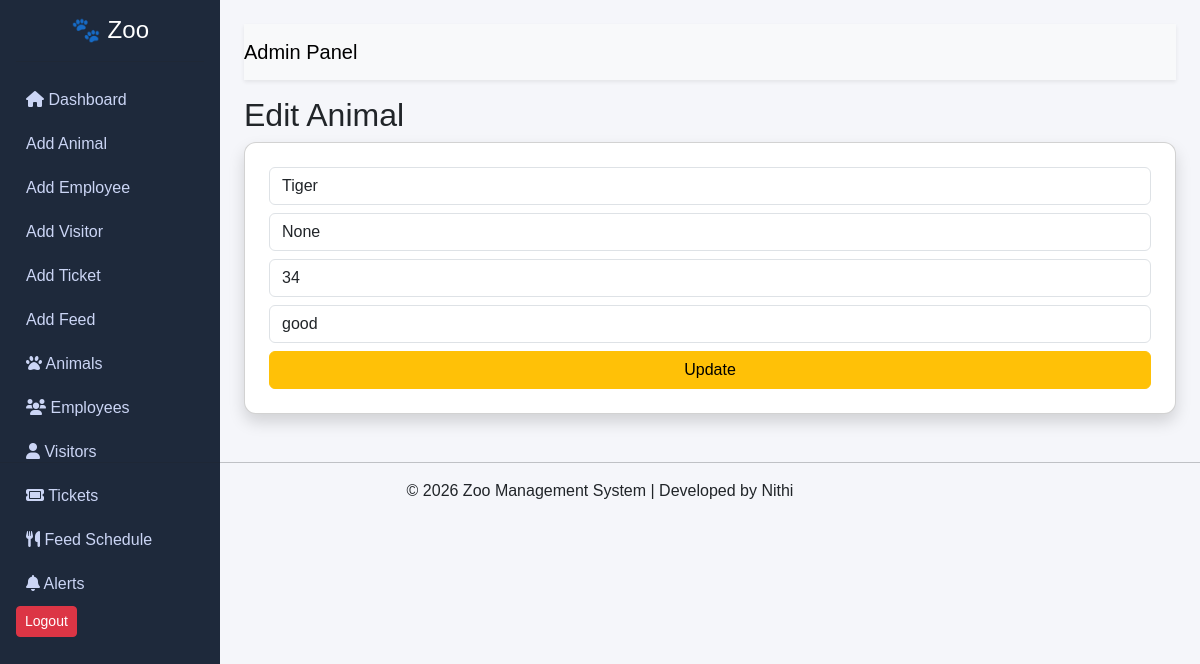
/edit_animal/10, run on the app's committed database.
### tables this page shows
CREATE TABLE animals (
            animal_id TEXT PRIMARY KEY,
            name TEXT,
            species TEXT,
            age INTEGER,
            health_status TEXT
        );

### app.py (the view, shortened to what this page needs)
@app.route('/edit_animal/<id>', methods=['GET', 'POST'])
def edit_animal(id):
    animal = zoo_db.get_animal(id)
    return render_template('edit_animal.html', animal=animal)

### zoo_database.py (called while the page is built)
    def get_animal(self, animal_id):
        self.cursor.execute("SELECT * FROM animals WHERE animal_id=?", (animal_id,))
        return self.cursor.fetchone()

### templates/edit_animal.html
{% extends "base.html" %}
{% block content %}
<h2>Edit Animal</h2>
<form method="POST" class="card p-4 shadow">
    <input value="{{ animal[1] }}" name="name" class="form-control mb-2">
    <input value="{{ animal[2] }}" name="species" class="form-control mb-2">
    <input value="{{ animal[3] }}" name="age" class="form-control mb-2">
    <input value="{{ animal[4] }}" name="health_status" class="form-control mb-2">
    <button class="btn btn-warning">Update</button>
</form>
{% endblock %}

### static/style.css (style rules this page uses)
body { margin: 0; font-family: Arial, sans-serif; background-color: #f5f6fa; }
.card { border-radius: 12px; }

### data on the page
animals: name "Tiger", species "None", age "34", health_status "good"
